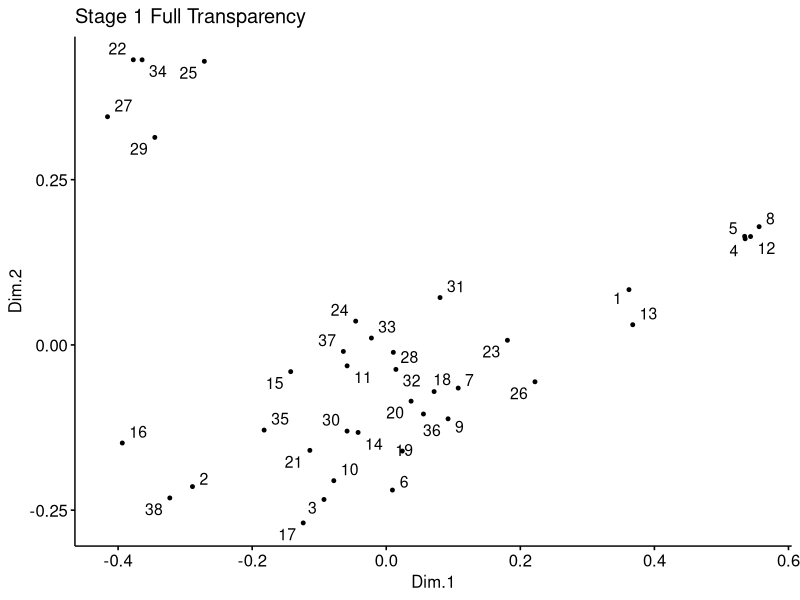
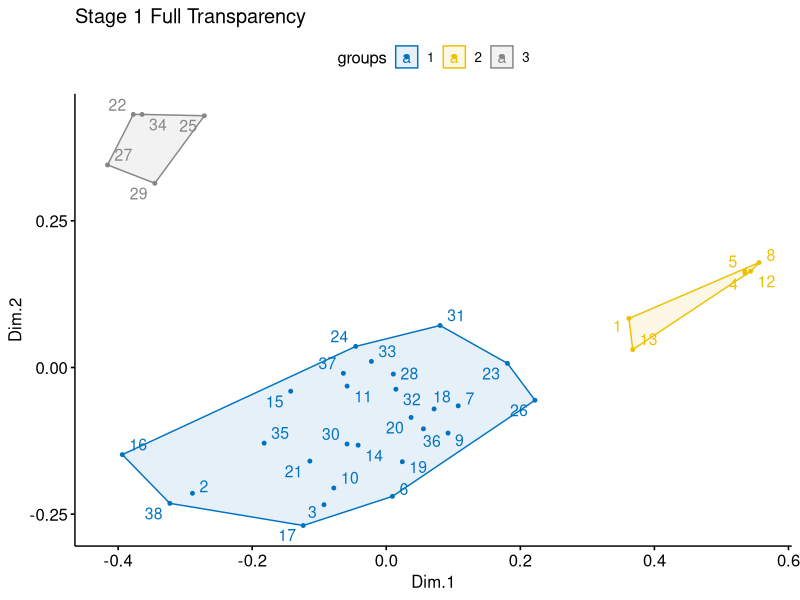
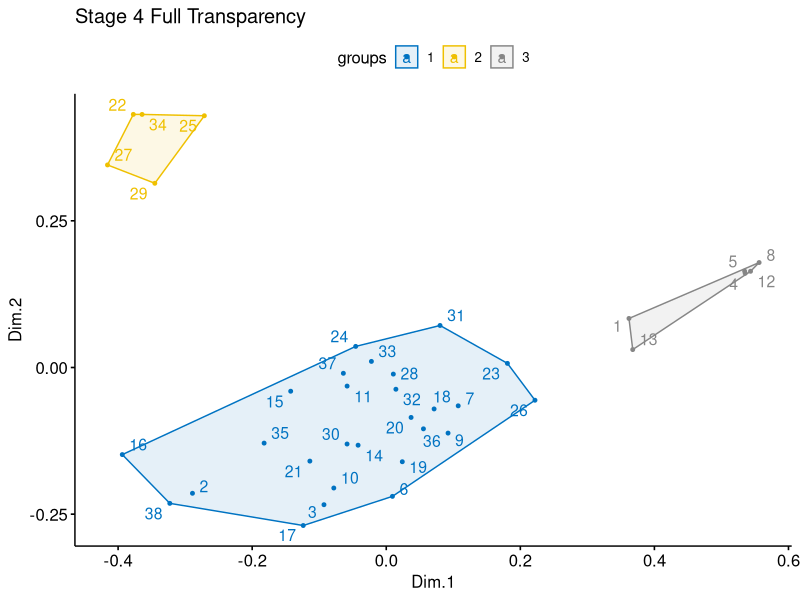
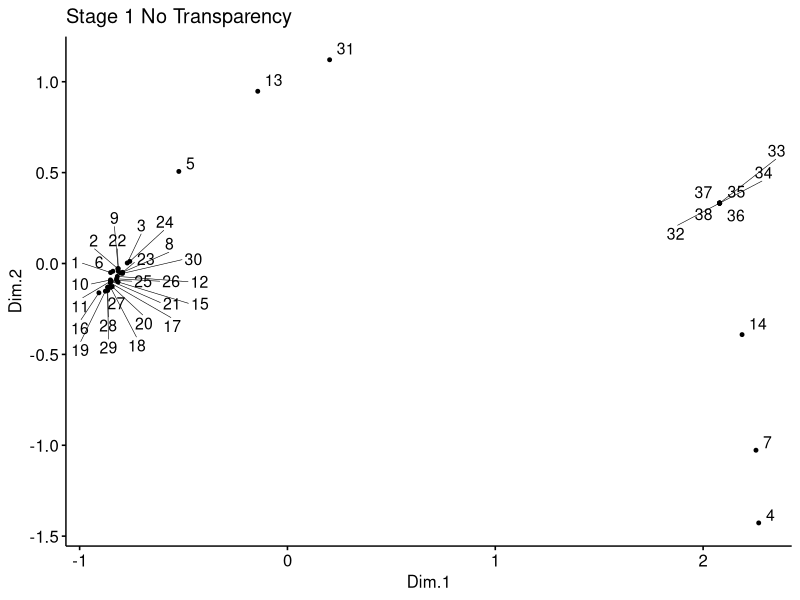
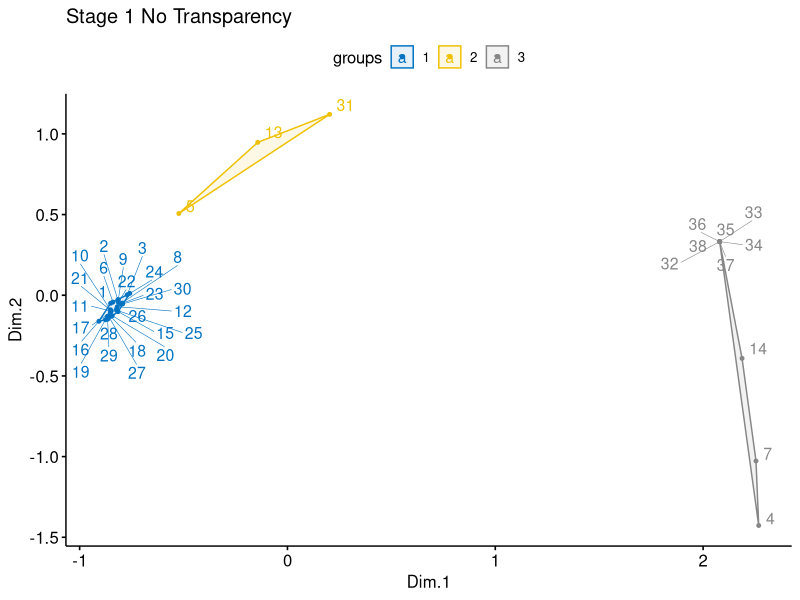
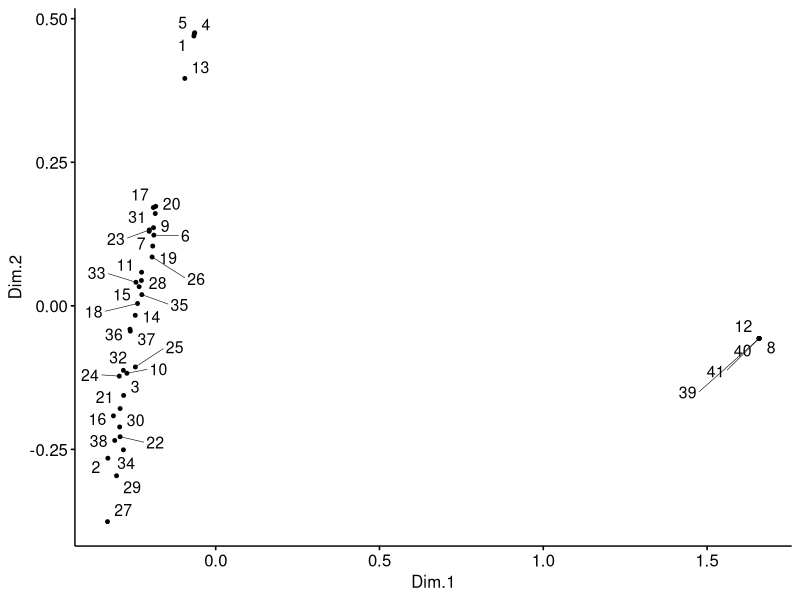
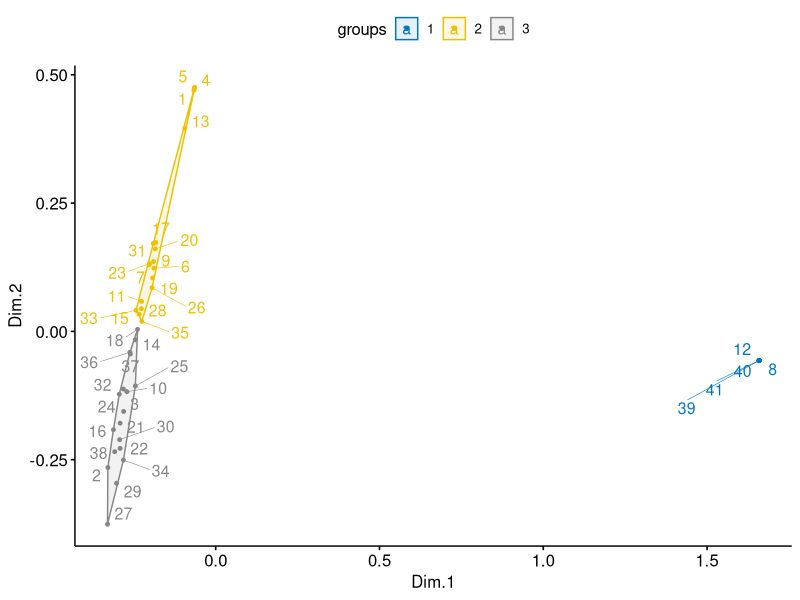
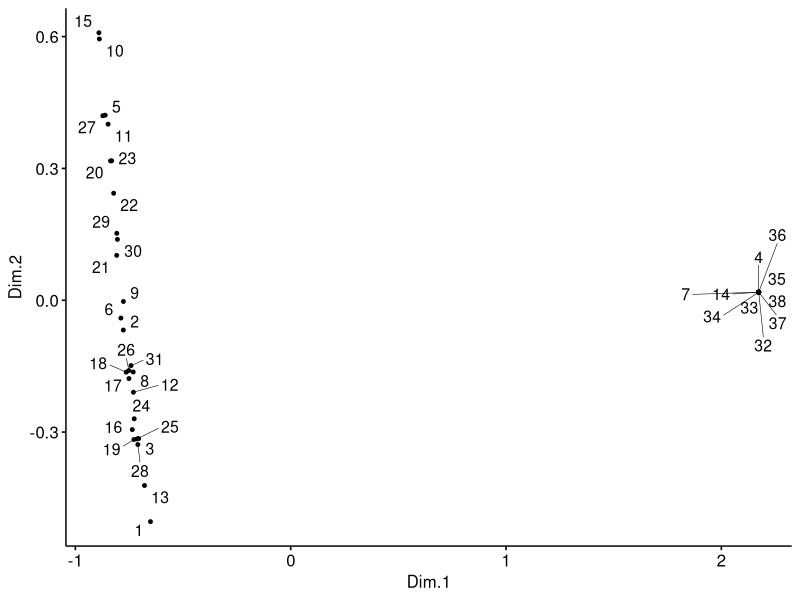

Recreate these plots in R, in order.
## ---- chunk 1
df <- read.csv("stage1_bogota3_edge.csv")
df
## ---- chunk 2
head(df)
## ---- chunk 3
# Load required packages
library(magrittr)
library(dplyr)
library(ggpubr)
# Cmpute MDS
mds <- df %>%
  dist() %>%          
  cmdscale() %>%
  as_tibble()
colnames(mds) <- c("Dim.1", "Dim.2")
# Plot MDS
ggscatter(mds, x = "Dim.1", y = "Dim.2", 
          label = rownames(df),
          title = "Stage 1 Full Transparency", 
          size = 1,
          repel = TRUE)
## ---- chunk 4
# K-means clustering
clust <- kmeans(mds, 3)$cluster %>%
  as.factor()
mds <- mds %>%
  mutate(groups = clust)
# Plot and color by groups
ggscatter(mds, x = "Dim.1", y = "Dim.2", 
          label = rownames(df),
          color = "groups",
          palette = "jco",
          title = "Stage 1 Full Transparency", 
          size = 1, 
          ellipse = TRUE,
          ellipse.type = "convex",
          repel = TRUE)
## ---- chunk 5
df <- read.csv("stage4_bogota3_edge.csv")
df
## ---- chunk 6
# K-means clustering
clust <- kmeans(mds, 3)$cluster %>%
  as.factor()
mds <- mds %>%
  mutate(groups = clust)
# Plot and color by groups
ggscatter(mds, x = "Dim.1", y = "Dim.2", 
          label = rownames(df),
          color = "groups",
          palette = "jco",
          title = "Stage 4 Full Transparency", 
          size = 1, 
          ellipse = TRUE,
          ellipse.type = "convex",
          repel = TRUE)
## ---- chunk 7
df <- read.csv("stage1_bogota0_edge.csv")
df
## ---- chunk 8
# Load required packages
library(magrittr)
library(dplyr)
library(ggpubr)
# Cmpute MDS
mds <- df %>%
  dist() %>%          
  cmdscale() %>%
  as_tibble()
colnames(mds) <- c("Dim.1", "Dim.2")
# Plot MDS
ggscatter(mds, x = "Dim.1", y = "Dim.2", 
          label = rownames(df),
          title = "Stage 1 No Transparency", 
          size = 1,
          repel = TRUE)
## ---- chunk 9
# K-means clustering
clust <- kmeans(mds, 3)$cluster %>%
  as.factor()
mds <- mds %>%
  mutate(groups = clust)
# Plot and color by groups
ggscatter(mds, x = "Dim.1", y = "Dim.2", 
          label = rownames(df),
          color = "groups",
          palette = "jco",
          title = "Stage 1 No Transparency", 
          size = 1, 
          ellipse = TRUE,
          ellipse.type = "convex",
          repel = TRUE)
## ---- chunk 10
df <- read.csv("stage2_bogota3_edge.csv")
df

## ---- chunk 11
# Load required packages
library(magrittr)
library(dplyr)
library(ggpubr)
# Cmpute MDS
mds <- df %>%
  dist() %>%          
  cmdscale() %>%
  as_tibble()
colnames(mds) <- c("Dim.1", "Dim.2")
# Plot MDS
ggscatter(mds, x = "Dim.1", y = "Dim.2", 
          label = rownames(df),
          size = 1,
          repel = TRUE)
## ---- chunk 12
# K-means clustering
clust <- kmeans(mds, 3)$cluster %>%
  as.factor()
mds <- mds %>%
  mutate(groups = clust)
# Plot and color by groups
ggscatter(mds, x = "Dim.1", y = "Dim.2", 
          label = rownames(df),
          color = "groups",
          palette = "jco",
          size = 1, 
          ellipse = TRUE,
          ellipse.type = "convex",
          repel = TRUE)
## ---- chunk 13
df <- read.csv("stage2_bogota0_edge.csv")
df
## ---- chunk 14
# Load required packages
library(magrittr)
library(dplyr)
library(ggpubr)
# Cmpute MDS
mds <- df %>%
  dist() %>%          
  cmdscale() %>%
  as_tibble()
colnames(mds) <- c("Dim.1", "Dim.2")
# Plot MDS
ggscatter(mds, x = "Dim.1", y = "Dim.2", 
          label = rownames(df),
          size = 1,
          repel = TRUE)
## ---- chunk 15
# K-means clustering
clust <- kmeans(mds, 3)$cluster %>%
  as.factor()
mds <- mds %>%
  mutate(groups = clust)
# Plot and color by groups
ggscatter(mds, x = "Dim.1", y = "Dim.2", 
          label = rownames(df),
          color = "groups",
          palette = "jco",
          size = 1, 
          ellipse = TRUE,
          ellipse.type = "convex",
          repel = TRUE)
## ---- chunk 16
df <- read.csv("stage4_bogota0_edge.csv")
df
## ---- chunk 17
# K-means clustering
clust <- kmeans(mds, 3)$cluster %>%
  as.factor()
mds <- mds %>%
  mutate(groups = clust)
# Plot and color by groups
ggscatter(mds, x = "Dim.1", y = "Dim.2", 
          label = rownames(df),
          color = "groups",
          palette = "jco",
          title = "Stage 4 No Transparency", 
          size = 1, 
          ellipse = TRUE,
          ellipse.type = "convex",
          repel = TRUE)
